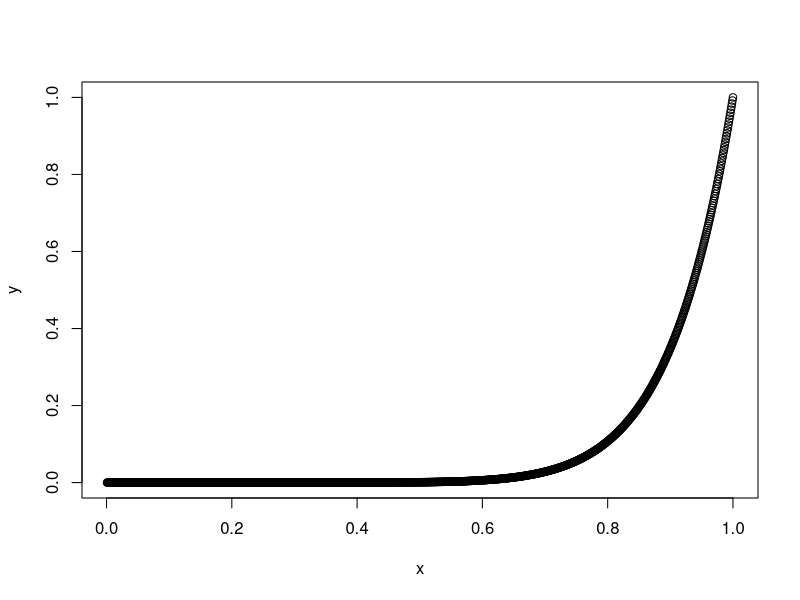
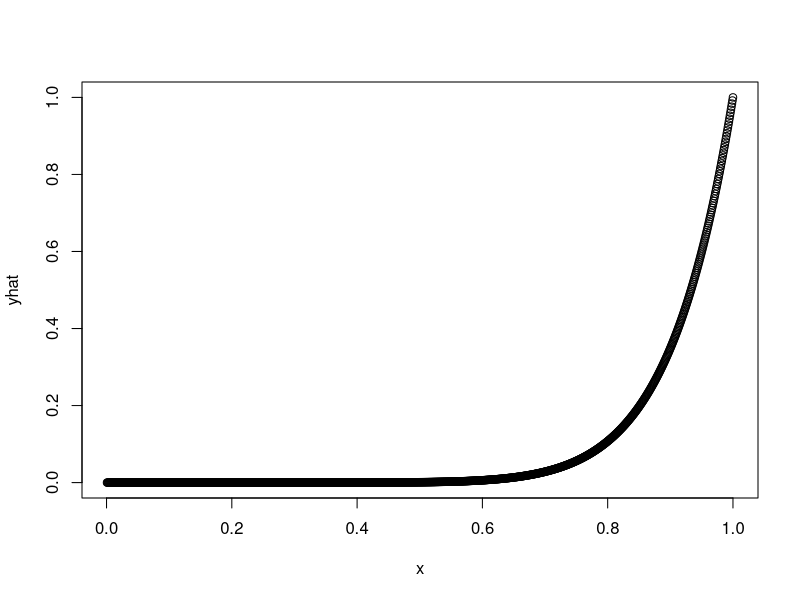
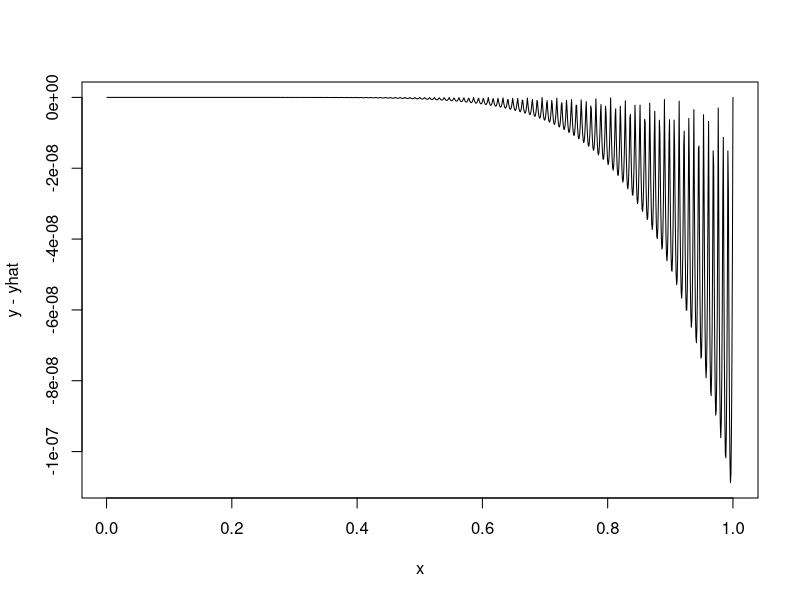

Here is the R script that generated these plots, in order:
M = 1234
x = c(1:M)/M
N = 10000
alpha = 10
f = function(x, alpha){
   return(x^alpha)
}


f_N_vec = function(x, g){
   N = length(g) - 1
   knot_N = c(0:N)/N
   i = pmin(1 + floor(x*N), N)
   vec1 = (1 - abs(x - knot_N[i]) * N) * g[i]
   vec2 = (1 - abs(x - knot_N[i + 1]) * N) * g[i+1]
   return(vec1 + vec2)
}

w = f(c(0:N)/N, alpha)
y = f(x, alpha)
yhat = f_N_vec(x, w)
plot(x, y)
plot(x, yhat)
plot(x, y - yhat, type = "l")
print(max(abs(y - yhat)))
   
